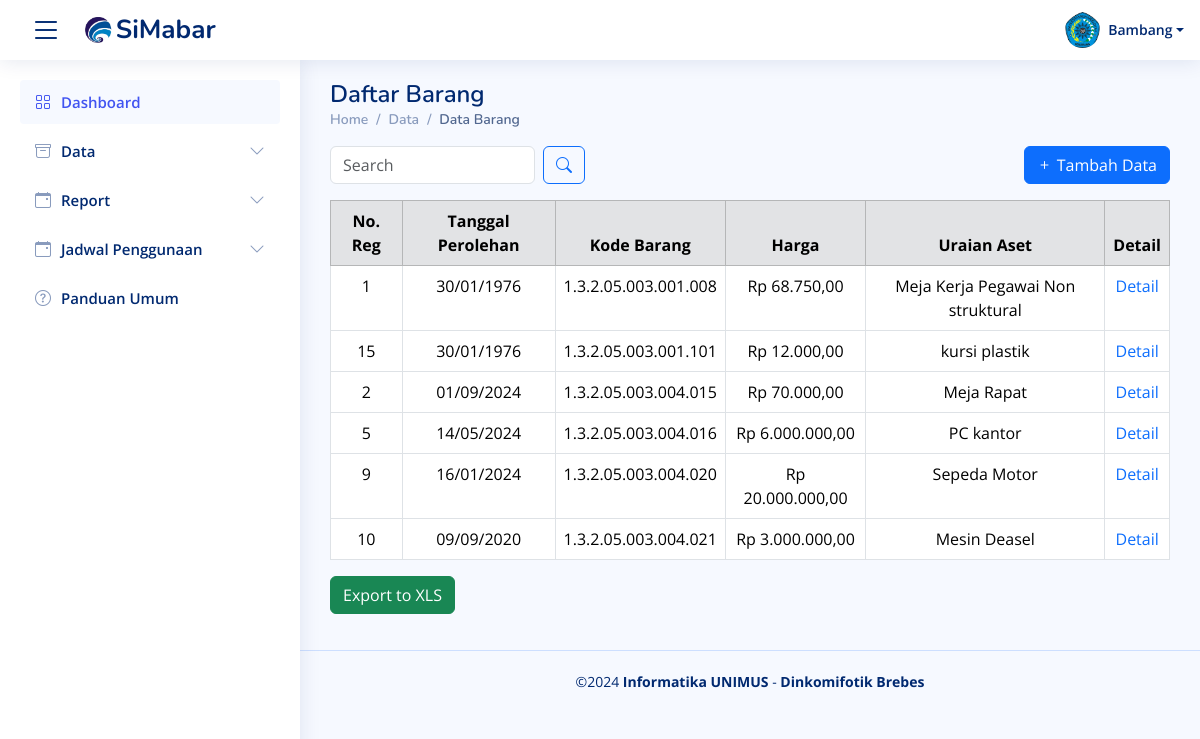
Before: /Data_barang.php with the older database file.
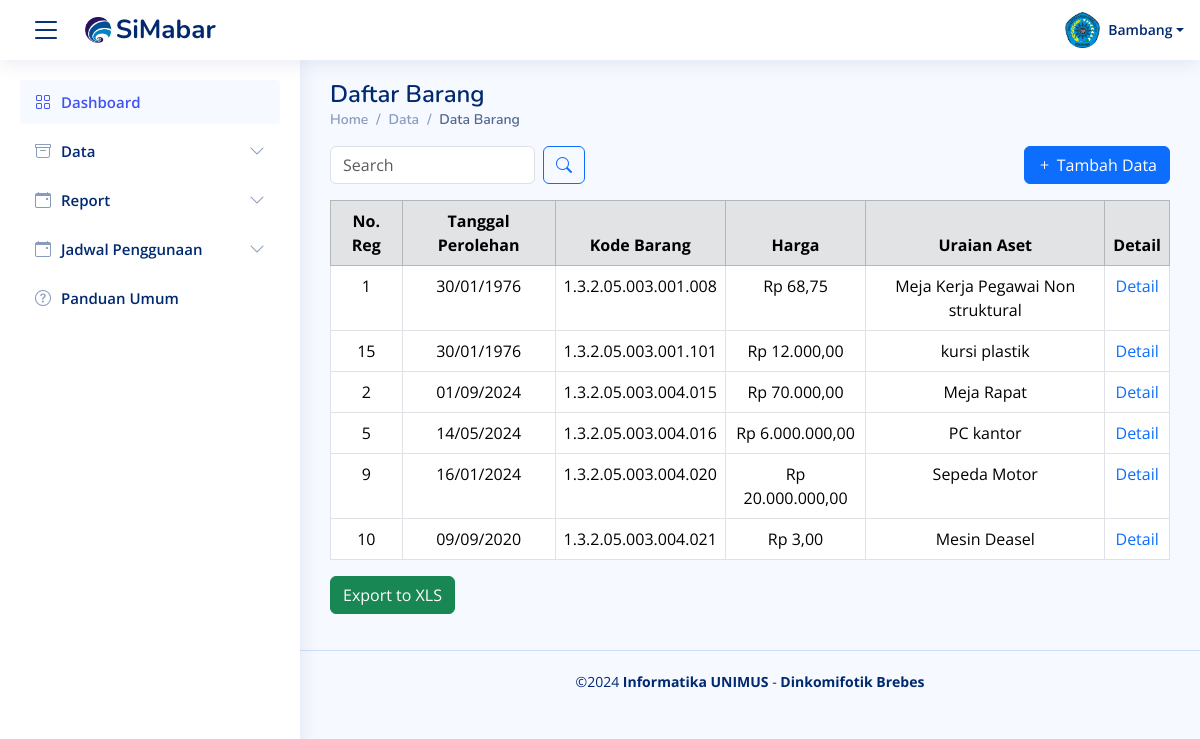
After: the same page with the newer database file.
### tables this page shows
CREATE TABLE `data_barang` (
  `kode_barang` varchar(50) NOT NULL,
  `nama_barang` varchar(100) NOT NULL,
  `no_regristrasi` varchar(50) DEFAULT NULL,
  `kode_pemilik` varchar(50) DEFAULT NULL,
  `ruang_asal` varchar(100) DEFAULT NULL,
  `ruang_sekarang` varchar(100) DEFAULT NULL,
  `bid_ruang` varchar(50) DEFAULT NULL,
  `tempat_ruang` varchar(50) DEFAULT NULL,
  `tgl_pembelian` date DEFAULT NULL,
  `tgl_pembukuan` date DEFAULT NULL,
  `merk` varchar(100) DEFAULT NULL,
  `type` varchar(100) DEFAULT NULL,
  `kategori` varchar(100) DEFAULT NULL,
  `ukuran_CC` varchar(50) DEFAULT NULL,
  `no_pabrik` varchar(50) DEFAULT NULL,
  `no_rangka` varchar(50) DEFAULT NULL,
  `no_bpkb` varchar(50) DEFAULT NULL,
  `bahan` varchar(100) DEFAULT NULL,
  `no_mesin` varchar(50) DEFAULT NULL,
  `no_polisi` varchar(50) DEFAULT NULL,
  `kondisi_barang` varchar(50) DEFAULT NULL,
  `masa_manfaat` varchar(50) DEFAULT NULL,
  `harga_awal` decimal(15,2) DEFAULT NULL,
  `harga_total` decimal(15,2) DEFAULT NULL,
  `keterangan` text DEFAULT NULL,
  `foto_barang` varchar(255) DEFAULT NULL
);

### Data_barang.php (the view, shortened to what this page needs)
<?php
include('koneksi/koneksi.php');
$limit = 10;
$page = isset($_GET['page']) ? (int)$_GET['page'] : 1;
$start = ($page - 1) * $limit;
$search_query = "";
$search_param = "";
$sql = "SELECT no_regristrasi, tgl_pembelian, kode_barang, harga_total, nama_barang
        FROM data_barang
        $search_query
        LIMIT ?, ?";
$stmt = mysqli_prepare($conn, $sql);
if ($search_param) {
    mysqli_stmt_bind_param($stmt, "ssi", $search_param, $start, $limit);
} else {
    mysqli_stmt_bind_param($stmt, "ii", $start, $limit);
}
mysqli_stmt_execute($stmt);
$result = mysqli_stmt_get_result($stmt);
?>
<?php include("component/header.php"); ?>
<main id="main" class="main">
  <div class="pagetitle">
    <h1>Daftar Barang</h1>
    <nav>
      <ol class="breadcrumb">
        <li class="breadcrumb-item"><a href="index.html">Home</a></li>
        <li class="breadcrumb-item">Data</li>
        <li class="breadcrumb-item active">Data Barang</li>
      </ol>
    </nav>
  </div>
  <div class="d-flex justify-content-between align-items-center mb-3">
    <form class="search-form d-flex align-items-center" method="GET" action="">
      <input type="text" name="query" placeholder="Search" title="Enter search keyword" class="form-control me-2" value="<?= isset($_GET['query']) ? htmlspecialchars($_GET['query']) : '' ?>">
      <button type="submit" title="Search" class="btn btn-outline-primary"><i class="bi bi-search"></i></button>
    </form>
    <a href="frm_tambah_barang.php" class="btn btn-primary">
      <i class="bi bi-plus"></i> Tambah Data
    </a>
  </div>
  <table class="table table-bordered">
    <thead class="table-secondary text-center">
      <tr>
        <th scope="col">No. Reg</th>
        <th scope="col">Tanggal Perolehan</th>
        <th scope="col">Kode Barang</th>
        <th scope="col">Harga</th>
        <th scope="col">Uraian Aset</th>
        <th scope="col">Detail</th>
      </tr>
    </thead>
    <tbody>
      <?php
      if (mysqli_num_rows($result) > 0) {
          while ($row = mysqli_fetch_assoc($result)) {
              echo "<tr class='text-center'>
                      <td>{$row['no_regristrasi']}</td>
                      <td>" . date('d/m/Y', strtotime($row['tgl_pembelian'])) . "</td>
                      <td>{$row['kode_barang']}</td>
                      <td>Rp " . number_format($row['harga_total'], 2, ',', '.') . "</td>
                      <td>{$row['nama_barang']}</td>
                      <td><a href='detail_barang.php?kode_barang={$row['kode_barang']}' class='text-primary'>Detail</a></td>
                    </tr>";
          }
      } else {
          echo "<tr><td colspan='6'>No data found.</td></tr>";
      }
      ?>
    </tbody>
  </table>
  <div class="text-start mb-3">
      <a href="proses/barang/export_barang_xls.php" class="btn btn-success">Export to XLS</a>
  </div>
</main>
<?php include("component/footer.php"); ?>

Changed rows visible on the page:
changed data_barang "Meja Kerja Pegawai Non struktural": harga_total "68.750,00" → "68,75"
changed data_barang "Mesin Deasel": harga_total "3.000.000,00" → "3,00"
